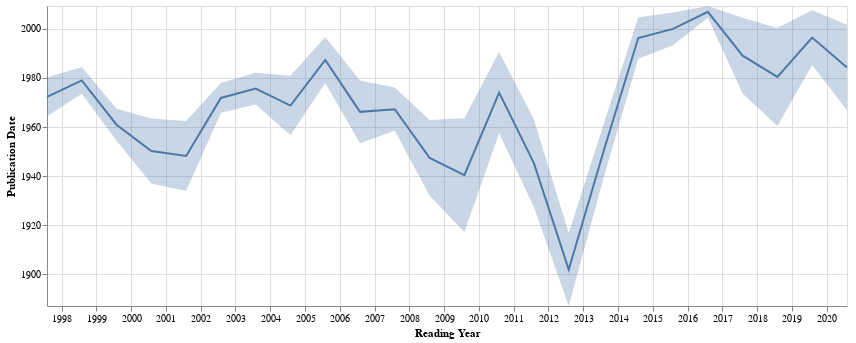

The notebook cell this image was saved under:
### Code cell
q = """
    PREFIX rdfs: <http://www.w3.org/2000/01/rdf-schema#> 
    PREFIX wdt: <http://www.wikidata.org/prop/direct/>
    PREFIX wd: <http://www.wikidata.org/entity/>
    SELECT DISTINCT ?book ?reading ?publication 
    WHERE { 
        ?book a <https://birot.github.io/ontology/Book>. 
        ?book <https://birot.github.io/ontology/hasWikidataId> ?wiki.
        BIND (IRI(CONCAT(str(wd:),?wiki)) as ?wiki_book).
        OPTIONAL {service <https://query.wikidata.org/sparql> {?wiki_book wdt:P577 ?publication.}}
        ?event <https://birot.github.io/ontology/hasBook> ?book.
        ?event <https://birot.github.io/ontology/hasStartDate> ?reading. 
        }
    """

dataframe = pandas.DataFrame(create_graph().query(q))
dataframe.columns=['Entity', 'Reading Year', 'Publication Date']

line = altair.Chart(dataframe, title='').mark_line().encode(x='Reading Year:T', y='mean(Publication Date):T')
band = altair.Chart(dataframe).mark_errorband().encode(x='Reading Year:T', y=('Publication Date:T'))
display(altair.layer(band, line).properties(width=800, height=300, title=''))

### Figure 1 — Vega-Lite specification as saved in the notebook (floating-point values rounded to 4 significant figures; data arrays with more than 128 entries replaced by an {"elided": "..."} marker saying what was removed)
{"usermeta": {"embedOptions": {"theme": "fivethirtyeight"}}, "config": {"view": {"continuousWidth": 400, "continuousHeight": 300}}, "layer": [{"mark": "errorband", "encoding": {"x": {"type": "temporal", "field": "Reading Year"}, "y": {"type": "temporal", "field": "Publication Date"}}}, {"mark": "line", "encoding": {"x": {"type": "temporal", "field": "Reading Year"}, "y": {"type": "temporal", "aggregate": "mean", "field": "Publication Date"}}, "title": ""}], "data": {"name": "data-4c80548b8cbef184fa6b1ea3a1f0dfaa"}, "height": 300, "title": "", "width": 800, "$schema": "https://vega.github.io/schema/vega-lite/v4.8.1.json", "datasets": {"data-4c80548b8cbef184fa6b1ea3a1f0dfaa": {"elided": "457 records"}}}
